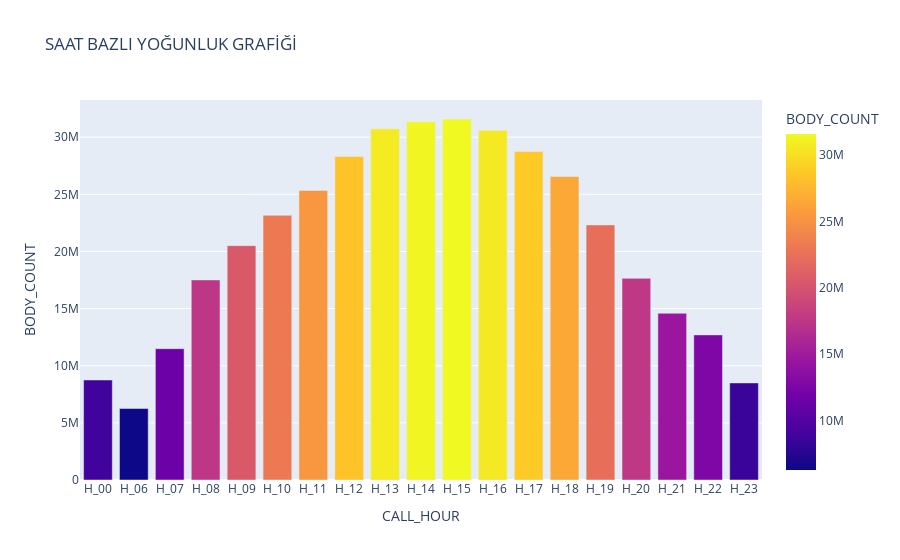

This figure's notebook cell:
### Markdown cell above
<h2><center> Cluster-1 </center></h2>

### Code cell
hour_body_1 = cluster_1.groupby('CALL_HOUR')['BODY_COUNT'].sum().reset_index()

fig = px.bar(hour_body_1, x='CALL_HOUR', y='BODY_COUNT',color="BODY_COUNT",
            title= "SAAT BAZLI YOĞUNLUK GRAFİĞİ")
fig.show()

### Figure 1 — Plotly figure (JSON) as saved in the notebook; plotly's stock layout.template omitted (floating-point values rounded to 4 significant figures)
{"data": [{"alignmentgroup": "True", "hovertemplate": "CALL_HOUR=%{x}<br>BODY_COUNT=%{marker.color}<extra></extra>", "legendgroup": "", "marker": {"color": [8752000.0, 6255000.0, 11490000.0, 17510000.0, 20510000.0, 23160000.0, 25340000.0, 28300000.0, 30730000.0, 31340000.0, 31590000.0, 30600000.0, 28750000.0, 26550000.0, 22320000.0, 17650000.0, 14590000.0, 12700000.0, 8495000.0], "coloraxis": "coloraxis", "pattern": {"shape": ""}}, "name": "", "offsetgroup": "", "orientation": "v", "showlegend": false, "textposition": "auto", "type": "bar", "x": ["H_00", "H_06", "H_07", "H_08", "H_09", "H_10", "H_11", "H_12", "H_13", "H_14", "H_15", "H_16", "H_17", "H_18", "H_19", "H_20", "H_21", "H_22", "H_23"], "xaxis": "x", "y": [8752000.0, 6255000.0, 11490000.0, 17510000.0, 20510000.0, 23160000.0, 25340000.0, 28300000.0, 30730000.0, 31340000.0, 31590000.0, 30600000.0, 28750000.0, 26550000.0, 22320000.0, 17650000.0, 14590000.0, 12700000.0, 8495000.0], "yaxis": "y"}], "layout": {"autosize": true, "barmode": "relative", "coloraxis": {"colorbar": {"title": {"text": "BODY_COUNT"}}, "colorscale": [[0, "#0d0887"], [0.1111, "#46039f"], [0.2222, "#7201a8"], [0.3333, "#9c179e"], [0.4444, "#bd3786"], [0.5556, "#d8576b"], [0.6667, "#ed7953"], [0.7778, "#fb9f3a"], [0.8889, "#fdca26"], [1, "#f0f921"]]}, "legend": {"tracegroupgap": 0}, "title": {"text": "SAAT BAZLI YOĞUNLUK GRAFİĞİ"}, "xaxis": {"anchor": "y", "autorange": true, "domain": [0, 1], "range": [-0.5, 18.5], "title": {"text": "CALL_HOUR"}, "type": "category"}, "yaxis": {"anchor": "x", "autorange": true, "domain": [0, 1], "range": [0, 33250000.0], "title": {"text": "BODY_COUNT"}, "type": "linear"}}}
